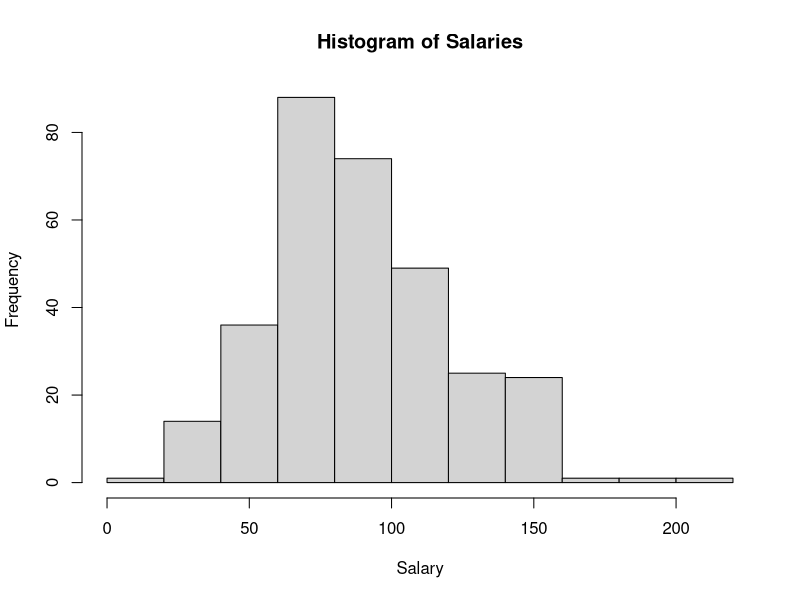
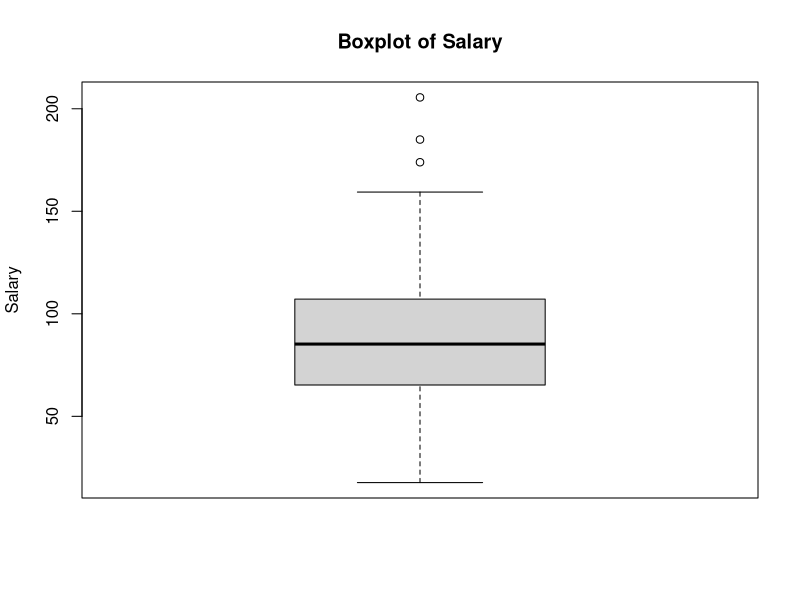
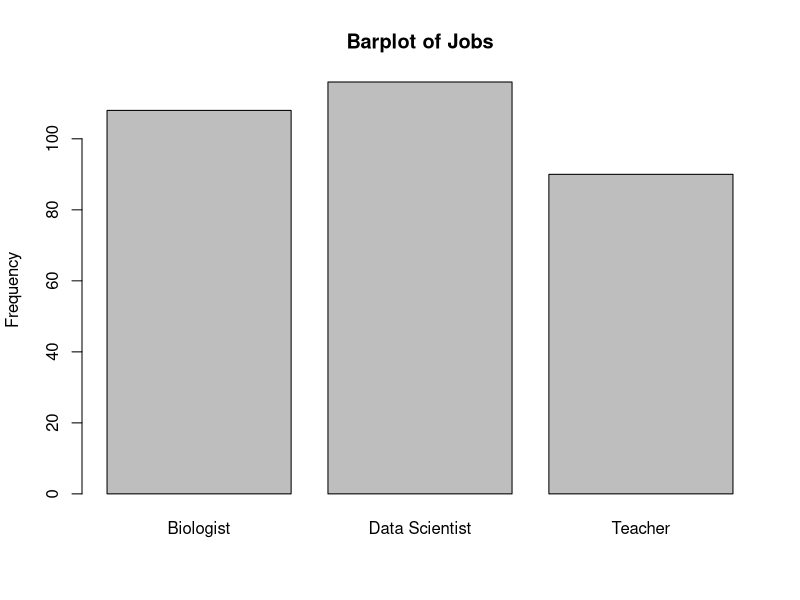
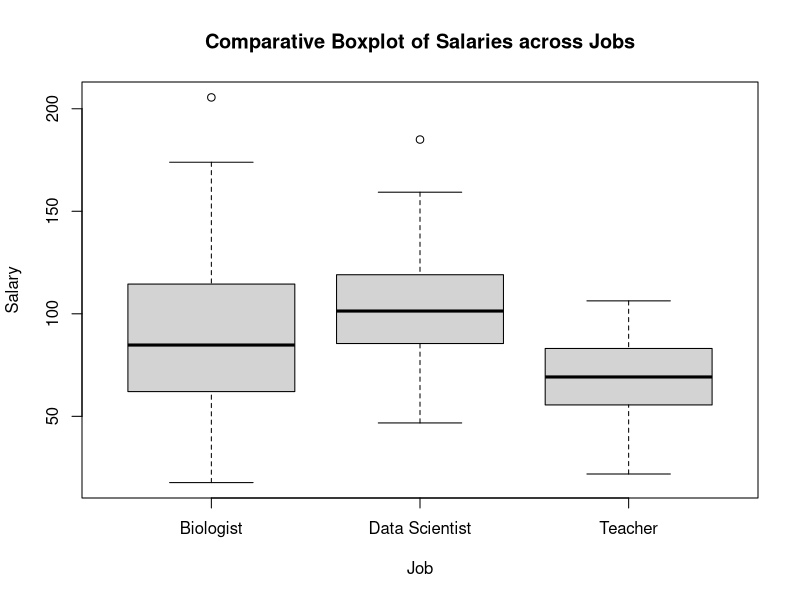

R code for these plots, in order:
## ---- chunk 1

    Wages = read.csv("Wages.csv")


## ---- chunk 2

stem(Wages$Salary)

## ---- chunk 3

hist(Wages$Salary,main="Histogram of Salaries",xlab = "Salary")


## ---- chunk 4

boxplot(Wages$Salary,main = "Boxplot of Salary", ylab="Salary")

## ---- chunk 5

# mean
mean(Wages$Salary)

# median
median(Wages$Salary)

# Quartiles (also gives you the range)
quantile(Wages$Salary)

# 10% trimmed mean
mean(Wages$Salary,trim = .10)


## ---- chunk 6

# Range (not the only way to do this)
range(Wages$Salary)

# Variance
var(Wages$Salary)

# Standard Deviation
sd(Wages$Salary)


## ---- chunk 7

# Remeber we need the table() function to get frequencies

barplot(table(Wages$Job),main = "Barplot of Jobs",
        ylab = "Frequency")



## ---- chunk 8

counts <- table(Wages$Job)
proportions <- prop.table(counts)
proportions

## ---- chunk 9

boxplot(Wages$Salary~Wages$Job,
        main = "Comparative Boxplot of Salaries across Jobs",
        ylab = "Salary",xlab = "Job")
